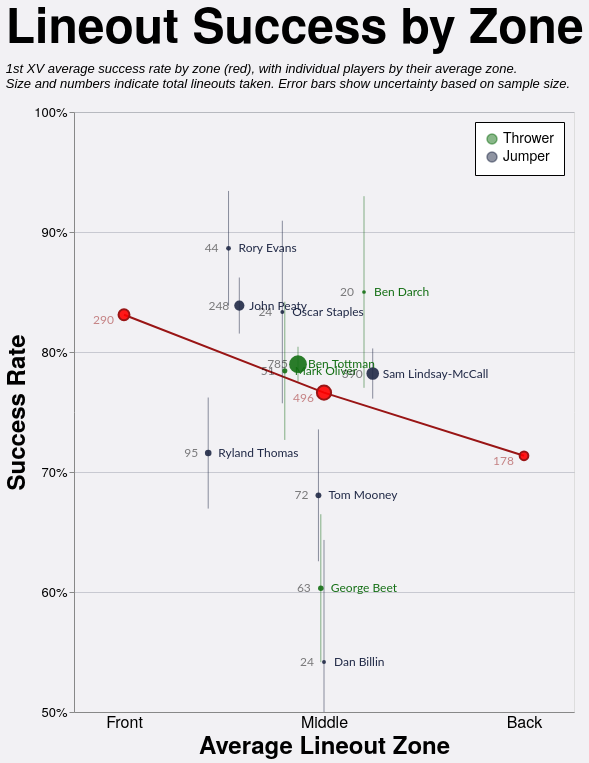

Write the Vega-Lite specification saved for this chart.
### Vega-Lite specification from a JSON file in a GitHub repository (floating-point values rounded to 4 significant figures)
{"config": {"axis": {"labelFont": "PT Sans Narrow, Helvetica Neue, Helvetica, Arial, sans-serif", "titleFont": "PT Sans Narrow, Helvetica Neue, Helvetica, Arial, sans-serif", "labelFontSize": 13, "titleFontSize": 24, "gridColor": "#202947", "gridOpacity": 0.2}, "text": {"font": "Lato, sans-serif"}, "bar": {"cornerRadiusEnd": 5}, "header": {"labelFont": "PT Sans Narrow, Helvetica Neue, Helvetica, Arial, sans-serif", "titleFont": "PT Sans Narrow, Helvetica Neue, Helvetica, Arial, sans-serif", "labelFontSize": 24, "titleFontSize": 28, "labelFontWeight": "bold", "orient": "left"}, "legend": {"labelFont": "PT Sans Narrow, Helvetica Neue, Helvetica, Arial, sans-serif", "titleFont": "PT Sans Narrow, Helvetica Neue, Helvetica, Arial, sans-serif", "labelFontSize": 14, "titleFontSize": 16, "titlePadding": 5, "fillColor": "white", "strokeColor": "black", "padding": 10, "titleFontWeight": "lighter", "titleFontStyle": "italic", "titleColor": "gray", "offset": 10}, "title": {"font": "PT Sans Narrow, Helvetica Neue, Helvetica, Arial, sans-serif", "fontSize": 48, "fontWeight": "bold", "anchor": "start", "align": "center", "titlePadding": 20, "subtitlePadding": 10, "subtitleFontSize": 13, "subtitleColor": "", "subtitleFontStyle": "italic", "offset": 15, "color": "black"}, "axisX": {"labelAngle": 0}, "facet": {"title": null, "header": null, "align": {"row": "each", "column": "each"}}, "resolve": {"scale": {"y": "independent", "facet": "independent"}}, "background": "#f2f1f4", "scale": {"offsetBandPaddingOuter": 0.2, "offsetBandPaddingInner": 0.1}}, "layer": [{"mark": {"type": "line", "color": "#991515"}, "encoding": {"x": {"axis": {"grid": false, "labelExpr": "datum.value == 1 ? 'Front' : datum.value == 2 ? 'Middle' : 'Back'", "labelFontSize": 16, "tickCount": 3, "ticks": false, "values": [1, 2, 3]}, "field": "zone", "scale": {"domain": [0.75, 3.25], "nice": false}, "title": "Average Lineout Zone", "type": "quantitative"}, "y": {"axis": {"format": "%", "tickCount": 5}, "field": "pct_won", "scale": {"domain": [0.5, 1.0]}, "title": "Success Rate", "type": "quantitative"}}}, {"mark": {"type": "point", "color": "#991515", "fill": "red", "fillOpacity": 0.9}, "encoding": {"size": {"field": "total", "legend": null, "scale": {"domain": [10, 1000], "range": [10, 400]}, "type": "quantitative"}, "x": {"axis": {"grid": false, "labelExpr": "datum.value == 1 ? 'Front' : datum.value == 2 ? 'Middle' : 'Back'", "labelFontSize": 16, "tickCount": 3, "ticks": false, "values": [1, 2, 3]}, "field": "zone", "scale": {"domain": [0.75, 3.25], "nice": false}, "title": "Average Lineout Zone", "type": "quantitative"}, "y": {"axis": {"format": "%", "tickCount": 5}, "field": "pct_won", "scale": {"domain": [0.5, 1.0]}, "title": "Success Rate", "type": "quantitative"}}}, {"mark": {"type": "text", "align": "right", "color": "#991515", "dx": -10, "dy": 5, "opacity": 0.5}, "encoding": {"size": {"value": 12}, "text": {"field": "total", "type": "quantitative"}, "x": {"axis": {"grid": false, "labelExpr": "datum.value == 1 ? 'Front' : datum.value == 2 ? 'Middle' : 'Back'", "labelFontSize": 16, "tickCount": 3, "ticks": false, "values": [1, 2, 3]}, "field": "zone", "scale": {"domain": [0.75, 3.25], "nice": false}, "title": "Average Lineout Zone", "type": "quantitative"}, "y": {"axis": {"format": "%", "tickCount": 5}, "field": "pct_won", "scale": {"domain": [0.5, 1.0]}, "title": "Success Rate", "type": "quantitative"}}}, {"data": {"name": "data-92b8617c31d3dd18b836f20645512880"}, "mark": {"type": "errorbar", "opacity": 0.5}, "encoding": {"color": {"field": "player_type", "legend": {"orient": "top-right"}, "scale": {"domain": ["Thrower", "Jumper"], "range": ["#146f14", "#202946"]}, "title": null, "type": "nominal"}, "size": {"field": "total", "legend": null, "scale": {"domain": [10, 1000], "range": [10, 400]}, "type": "quantitative"}, "tooltip": [{"field": "player_type", "type": "nominal"}, {"field": "player", "type": "nominal"}, {"field": "total", "type": "quantitative"}, {"field": "won", "type": "quantitative"}, {"field": "pct_won", "format": ".1%", "type": "quantitative"}, {"field": "avg_zone", "type": "quantitative"}], "x": {"field": "avg_zone", "type": "quantitative"}, "y": {"field": "ymin", "scale": {"clamp": true}, "title": "Success Rate", "type": "quantitative"}, "y2": {"field": "ymax", "title": null}}, "transform": [{"calculate": "datum.pct_won - datum.error_margin", "as": "ymin"}, {"calculate": "datum.pct_won + datum.error_margin", "as": "ymax"}]}, {"data": {"name": "data-92b8617c31d3dd18b836f20645512880"}, "mark": {"type": "circle", "fillOpacity": 0.9, "opacity": 1.0, "size": 100}, "encoding": {"color": {"field": "player_type", "legend": {"orient": "top-right"}, "scale": {"domain": ["Thrower", "Jumper"], "range": ["#146f14", "#202946"]}, "title": null, "type": "nominal"}, "size": {"field": "total", "legend": null, "scale": {"domain": [10, 1000], "range": [10, 400]}, "type": "quantitative"}, "tooltip": [{"field": "player_type", "type": "nominal"}, {"field": "player", "type": "nominal"}, {"field": "total", "type": "quantitative"}, {"field": "won", "type": "quantitative"}, {"field": "pct_won", "format": ".1%", "type": "quantitative"}, {"field": "avg_zone", "type": "quantitative"}], "x": {"field": "avg_zone", "title": "Average Lineout Zone", "type": "quantitative"}, "y": {"field": "pct_won", "title": "Success Rate", "type": "quantitative"}}}, {"data": {"name": "data-92b8617c31d3dd18b836f20645512880"}, "mark": {"type": "text", "align": "left", "dx": 10}, "encoding": {"color": {"field": "player_type", "legend": {"orient": "top-right"}, "scale": {"domain": ["Thrower", "Jumper"], "range": ["#146f14", "#202946"]}, "title": null, "type": "nominal"}, "size": {"value": 12}, "text": {"field": "player", "type": "nominal"}, "tooltip": [{"field": "player_type", "type": "nominal"}, {"field": "player", "type": "nominal"}, {"field": "total", "type": "quantitative"}, {"field": "won", "type": "quantitative"}, {"field": "pct_won", "format": ".1%", "type": "quantitative"}, {"field": "avg_zone", "type": "quantitative"}], "x": {"field": "avg_zone", "title": "Average Lineout Zone", "type": "quantitative"}, "y": {"field": "pct_won", "title": "Success Rate", "type": "quantitative"}}}, {"data": {"name": "data-92b8617c31d3dd18b836f20645512880"}, "mark": {"type": "text", "align": "right", "dx": -10, "opacity": 0.5}, "encoding": {"color": {"value": "black"}, "size": {"value": 12}, "text": {"field": "total", "type": "quantitative"}, "tooltip": [{"field": "player_type", "type": "nominal"}, {"field": "player", "type": "nominal"}, {"field": "total", "type": "quantitative"}, {"field": "won", "type": "quantitative"}, {"field": "pct_won", "format": ".1%", "type": "quantitative"}, {"field": "avg_zone", "type": "quantitative"}], "x": {"field": "avg_zone", "title": "Average Lineout Zone", "type": "quantitative"}, "y": {"field": "pct_won", "title": "Success Rate", "type": "quantitative"}}}], "data": {"name": "data-f2e4d2d36e776ec897aae96913f5f597"}, "height": 600, "resolve": {"scale": {"x": "shared", "y": "shared"}}, "title": {"text": "Lineout Success by Zone", "subtitle": ["1st XV average success rate by zone (red), with individual players by their average zone.", "Size and numbers indicate total lineouts taken. Error bars show uncertainty based on sample size."]}, "width": 500, "$schema": "https://vega.github.io/schema/vega-lite/v5.20.1.json", "datasets": {"data-f2e4d2d36e776ec897aae96913f5f597": [{"zone": 1, "total": 290, "won": 241, "pct_won": 0.831}, {"zone": 2, "total": 496, "won": 380, "pct_won": 0.7661}, {"zone": 3, "total": 178, "won": 127, "pct_won": 0.7135}], "data-92b8617c31d3dd18b836f20645512880": [{"player_type": "Jumper", "player": "Dan Billin", "total": 24, "won": 13, "pct_won": 0.5417, "error_margin": 0.1017, "avg_zone": 2.0}, {"player_type": "Jumper", "player": "John Peaty", "total": 248, "won": 208, "pct_won": 0.8387, "error_margin": 0.02336, "avg_zone": 1.577}, {"player_type": "Jumper", "player": "Oscar Staples", "total": 24, "won": 20, "pct_won": 0.8333, "error_margin": 0.07607, "avg_zone": 1.792}, {"player_type": "Jumper", "player": "Rory Evans", "total": 44, "won": 39, "pct_won": 0.8864, "error_margin": 0.04785, "avg_zone": 1.523}, {"player_type": "Jumper", "player": "Ryland Thomas", "total": 95, "won": 68, "pct_won": 0.7158, "error_margin": 0.04628, "avg_zone": 1.421}, {"player_type": "Jumper", "player": "Sam Lindsay-McCall", "total": 390, "won": 305, "pct_won": 0.7821, "error_margin": 0.02091, "avg_zone": 2.244}, {"player_type": "Jumper", "player": "Tom Mooney", "total": 72, "won": 49, "pct_won": 0.6806, "error_margin": 0.05495, "avg_zone": 1.972}, {"player_type": "Thrower", "player": "Ben Darch", "total": 20, "won": 17, "pct_won": 0.85, "error_margin": 0.07984, "avg_zone": 2.2}, {"player_type": "Thrower", "player": "Ben Tottman", "total": 785, "won": 620, "pct_won": 0.7898, "error_margin": 0.01454, "avg_zone": 1.87}, {"player_type": "Thrower", "player": "George Beet", "total": 63, "won": 38, "pct_won": 0.6032, "error_margin": 0.06164, "avg_zone": 1.984}, {"player_type": "Thrower", "player": "Mark Oliver", "total": 51, "won": 40, "pct_won": 0.7843, "error_margin": 0.05759, "avg_zone": 1.804}]}}
